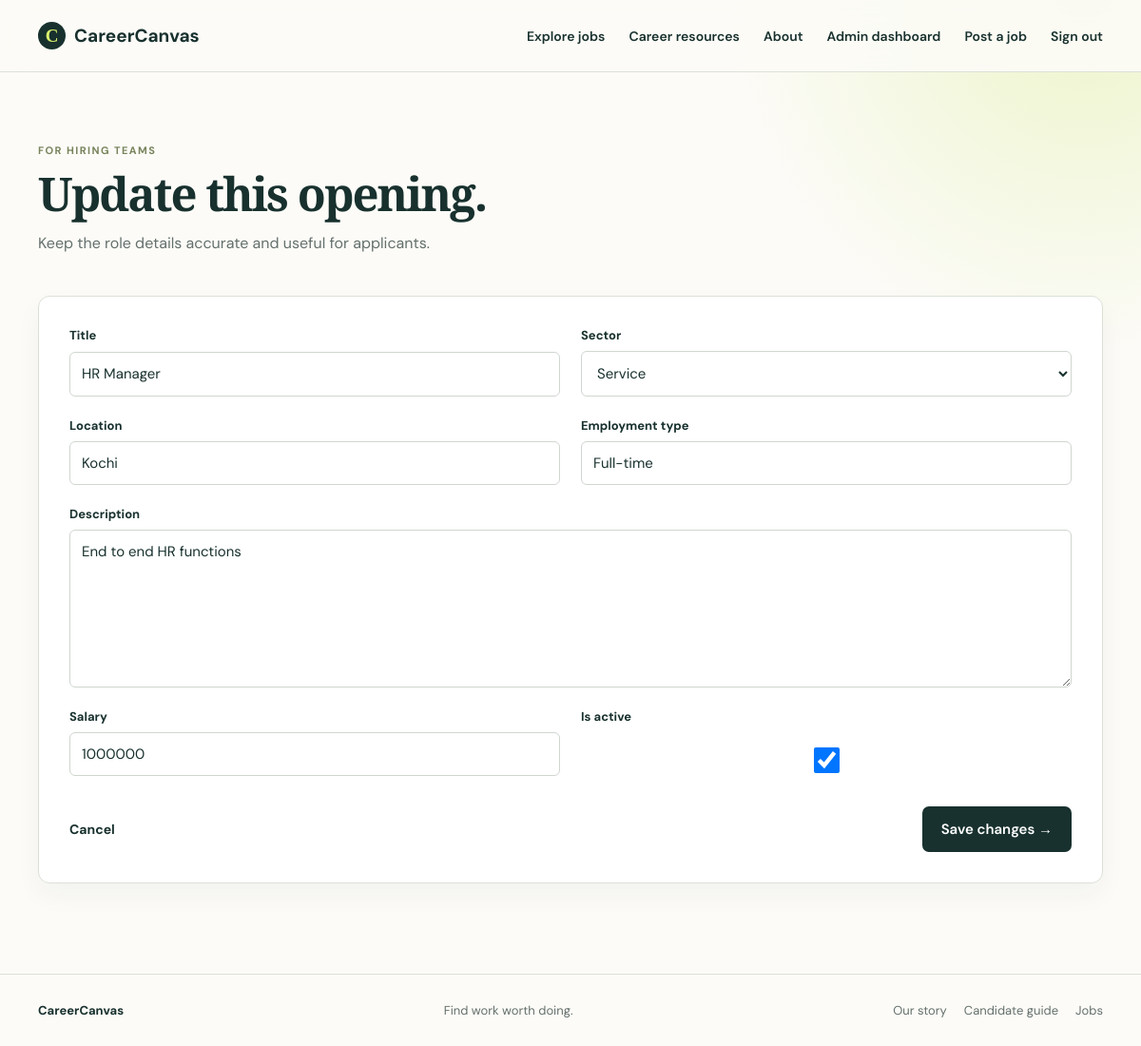
Screenshot of /update-job/4/ (signed in) with the database file from the repository.
### jobs/models.py (models this page shows, shortened)
class Jobs(models.Model):
    title=models.CharField(max_length=100)
    sector=models.ForeignKey(Sectors,on_delete=models.CASCADE)
    location=models.CharField(max_length=50)
    description=models.TextField()
    salary=models.CharField(max_length=50)
    post_date=models.DateField(auto_now_add=True)
    slug=models.SlugField(blank=True)
    is_active=models.BooleanField(default=True)
    author = models.ForeignKey(User, on_delete=models.SET_NULL, null=True, blank=True, related_name="posted_jobs")
    employment_type = models.CharField(max_length=30, default="Full-time")

### jobs/views.py (the view)
# urls.py: path("update-job/<int:job_id>/",views.updateJob,name="update_job"),
@user_passes_test(lambda user: user.is_staff, login_url="login")
def updateJob(request,job_id):
    job=get_object_or_404(Jobs, id=job_id)
    if request.method=="POST":
        form=JobForm(request.POST,instance=job)
        if form.is_valid():
            form.save()
            messages.success(request, "Job details updated.")
            return redirect("job_detail",job_id)
    else:
        form=JobForm(instance=job)
    return render(request,"update-job.html",{"form":form})

### jobs/forms.py
class JobForm(forms.ModelForm):
    class Meta:
        model=Jobs
        fields = ["title", "sector", "location", "employment_type", "description", "salary", "is_active"]
        widgets = {
            "title": forms.TextInput(attrs={"placeholder": "e.g. Senior Product Designer"}),
            "location": forms.TextInput(attrs={"placeholder": "e.g. Bengaluru or Remote"}),
            "description": forms.Textarea(attrs={"rows": 7, "placeholder": "Describe the role, responsibilities, and requirements."}),
            "salary": forms.TextInput(attrs={"placeholder": "e.g. ₹12–18 LPA"}),
        }

### jobs/models.py (called while the page is built)
    def __str__(self):
        return self.name

### templates/update-job.html
{% include 'job-form.html' with page_title='Update Job' heading='Update this opening.' intro='Keep the role details accurate and useful for applicants.' submit_text='Save changes' %}

### templates/job-form.html (shortened to what this page needs)
{% extends 'base.html' %}
{% block content %}
  <section class="form-page container">
    <div class="form-intro">
      <p class="eyebrow">FOR HIRING TEAMS</p><h1>{{ heading }}</h1><p>{{ intro }}</p>
    </div>
    <form method="post" class="job-form">
      {% for field in form %}
        <div class="field{% if field.name == 'description' %} field-wide{% endif %}">
          <label for="{{ field.id_for_label }}">{{ field.label }}</label>{{ field }}
        </div>
      {% endfor %}
      <div class="form-actions">
        <a href="{% url 'all_jobs' %}">Cancel</a><button class="button" type="submit">{{ submit_text }} →</button>
      </div>
    </form>
  </section>
{% endblock %}

### static/css/site.css (style rules this page uses)
:root { --ink: #18312e; --muted: #64706d; --paper: #fcfbf7; --cream: #f1ede2; --line: #dce1d8; --lime: #d9ed6c; --accent: #ed6a4d }
* { box-sizing: border-box }
body { margin: 0; background: radial-gradient(circle at 95% 0%, #edf5cb 0, transparent 23rem), var(--paper); color: var(--ink); font: 16px 'DM Sans', sans-serif }
.container { width: min(1120px, calc(100% - 40px)); margin: auto }
a { color: inherit; text-decoration: none }
.button { display: inline-block; background: var(--ink); color: white; padding: 14px 20px; border: 0; border-radius: 7px; font: 600 15px 'DM Sans'; cursor: pointer }
.eyebrow { letter-spacing: .13em; font-size: 11px; font-weight: 700; color: #77835b; margin: 0 0 14px }
h1, h2, h3 { margin-top: 0 }
h1 { font: 700 clamp(45px, 6vw, 75px)/.98 'Playfair Display', serif; letter-spacing: -.04em }
.form-page { padding: 75px 0 95px }
.form-intro { max-width: 620px }
.form-intro h1, .auth-card h1 { font-size: 49px; margin-bottom: 14px }
.form-intro>p:last-child, .auth-card>p { color: var(--muted); line-height: 1.6 }
.job-form { background: white; border: 1px solid var(--line); margin-top: 42px; padding: 32px; display: grid; grid-template-columns: 1fr 1fr; gap: 22px; border-radius:12px; box-shadow:0 12px 28px #18312e0b }
.field { display: grid; gap: 8px }
.field-wide { grid-column: 1/-1 }
.field label { font-size: 13px; font-weight: 700 }
.field input, .field select, .field textarea { width: 100%; border: 1px solid #cfd6cf; background: #fff; padding: 12px; font: 15px 'DM Sans'; color: var(--ink); border-radius: 6px; transition:border-color .2s, box-shadow .2s }
.field textarea { resize: vertical }
.field input[type=checkbox] { width: auto }
.form-actions { grid-column: 1/-1; display: flex; justify-content: space-between; align-items: center; margin-top: 10px; font-size: 14px; font-weight: 700 }

### rows the page displays
Jobs: form "HR Manager" "Service" "Kochi" "Full-time" "End to end HR functions" "1000000" "☑"

### other values shown
{{ heading }} "Update this opening."
{{ intro }} "Keep the role details accurate and useful for applicants."
{{ field.label }} "Title" "Sector" "Location" "Employment type" "Description" "Salary" "Is active"
{{ submit_text }} "Save changes"
